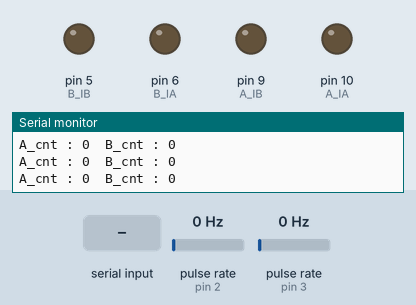
Simulated run of this sketch. Board: Arduino Uno, built with avr-gcc and run on an emulated ATmega328P. Shown: output pins drawn as LEDs (lit = HIGH), the last lines printed to the serial monitor. Wiring (inferred from the names in the program): 2 × pulse sensor: data pin 2 / data pin 3. Inputs (shaded band) come from the test bench; at power-on: pulse rate (sensors on pin 2, pin 3) 0 Hz.

Above: at 1.2 s.
1.3 s: "f" received over Serial
At 2.1 s:
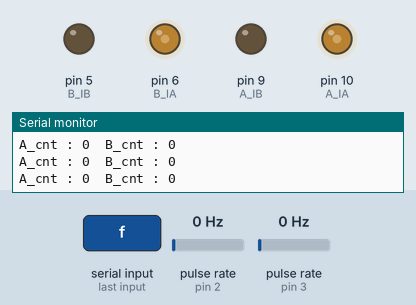
2.8 s: pulse rate (sensor on pin 2) set to 50 Hz
At 2.98 s:
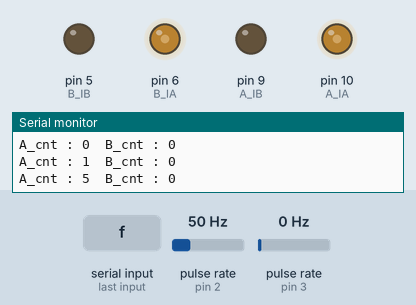
5.8 s: pulse rate (sensor on pin 2) set to 4 Hz
8.8 s: pulse rate (sensor on pin 3) set to 50 Hz
11.8 s: pulse rate (sensor on pin 3) set to 4 Hz
14.8 s: pulse rate (sensor on pin 2) set to 100 Hz
At 18.64 s:
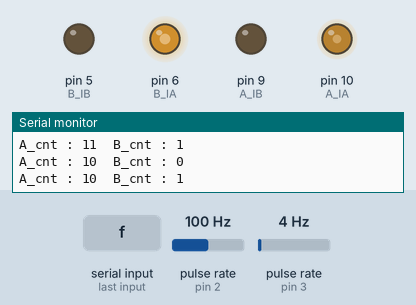
Timing chart, 0 to 24.5 s (numbered marks = the images above; inputs shaded):
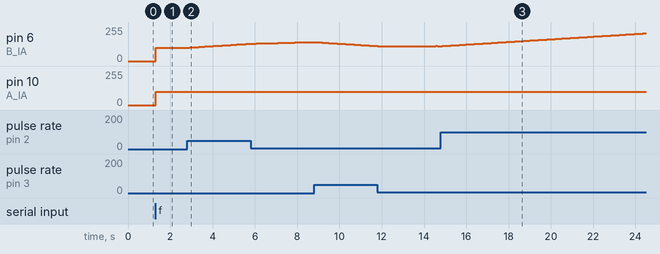

Measured:
- after the input at 1.3 s, pin 6 (B_IA), pin 10 (A_IA): 0/255 → 100/255 at once
- after the input at 2.8 s, pin 6 (B_IA): moves from 100/255 to 130/255 over 2.9 s, starting at once

The sketch:

h024_0.ino
```cpp
#define MOTOR_SP  100
#define INTERVAL  100
int A_IA = 10;
int A_IB = 9;
int B_IA = 6;
int B_IB = 5;
int A_ENCODER = 2;
int B_ENCODER = 3;

volatile int A_cnt = 0;
volatile int B_cnt = 0;

unsigned long oldTime = 0;
unsigned long newTime = 0;

int A_speed=0;
int B_speed=0;
int flag =0;

void A_ISR(){
  A_cnt++;
}

void B_ISR(){
  B_cnt++;
}

void setup() {
  Serial.begin(115200);
  pinMode(A_ENCODER,INPUT_PULLUP);
  pinMode(B_ENCODER,INPUT_PULLUP);
  attachInterrupt(INT0,A_ISR,FALLING);
  attachInterrupt(INT1,B_ISR,FALLING);
}

void loop() {
  if (Serial.available()>0){
    char c = Serial.read();
    if(c=='f'){
      A_speed = MOTOR_SP;
      B_speed = MOTOR_SP;
      flag = 1;
    }
    else if(c=='s'){
      A_speed = 0;
      B_speed = 0;
      flag = 0;
    }
  }
  newTime = millis();
  if(newTime-oldTime > INTERVAL){
    oldTime = newTime;
    noInterrupts();
    Serial.print("A_cnt : ");
    Serial.print(A_cnt);
    Serial.print("\tB_cnt : ");
    Serial.println(B_cnt);

    if(flag){
      if(A_cnt>B_cnt)B_speed++;
      else if(A_cnt<B_cnt) B_speed--;
    }
    A_cnt = 0;
    B_cnt = 0;
    analogWrite(A_IA,A_speed);
    analogWrite(A_IB,0);
    analogWrite(B_IA,B_speed);
    analogWrite(B_IB,0);
    interrupts();
  }
 }
```
